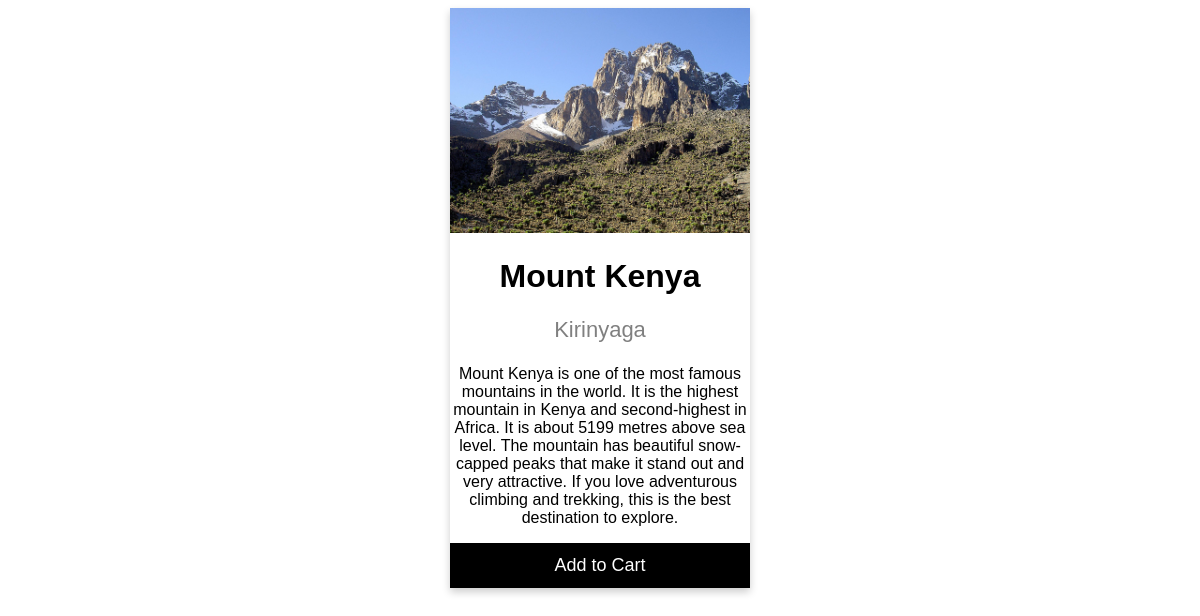
The page /attraction/1/ on the database its author committed.
### core/models.py (models this page shows, shortened)
class Attraction(models.Model):
	county = models.ForeignKey(County, on_delete=models.CASCADE, related_name="attraction_location")
	name = models.CharField(max_length=30)
	description = models.CharField(max_length=1000)
	image = models.ImageField(upload_to="attractions")
	hotel = models.ManyToManyField(Hotel, related_name="attraction_hotels")

class County(models.Model):
	name = models.CharField(max_length=30, unique=True)
	def __str__(self):
		return self.name

### core/views.py (the view)
# urls.py: path('attraction/<int:pk>/', AttractionDetail.as_view(), name='attraction_detail'),
class AttractionDetail(DetailView):
	model=Attraction
	template_name="attraction.html"

### templates/attraction.html (shortened to what this page needs)
{% load static %}
<!DOCTYPE html>
<html lang="en">
	<head>
		<link rel="stylesheet" href="{% static 'style.css' %}" />
	</head>
	<body>
		<div class="card">
  <img src="{{attraction.image.url}}" alt="{{attraction.name}}" style="width:100%">
  <h1>{{attraction.name}}</h1>
  <p class="price">{{attraction.county}}</p>
  <p>{{attraction.description}}</p>
  <p><button>Add to Cart</button></p>
</div>
	</body>
</html>

### static/style.css (style rules this page uses)
.card { box-shadow: 0 4px 8px 0 rgba(0, 0, 0, 0.2); max-width: 300px; margin: auto; text-align: center; font-family: arial; }
.price { color: grey; font-size: 22px; }
.card button { border: none; outline: 0; padding: 12px; color: white; background-color: #000; text-align: center; cursor: pointer; width: 100%; font-size: 18px; }

### rows shown on the page
Attraction: image (picture), name "Mount Kenya", county "Kirinyaga", description "Mount Kenya is one of the most famous mountains in the world. It is the highest mountain in Kenya and second-highest in Africa. It is about 5199 metres above sea level. The mountain has beautiful snow-capped peaks that make it stand out and very attractive. If you love adventurous climbing and trekking, this is the best destination to explore."
